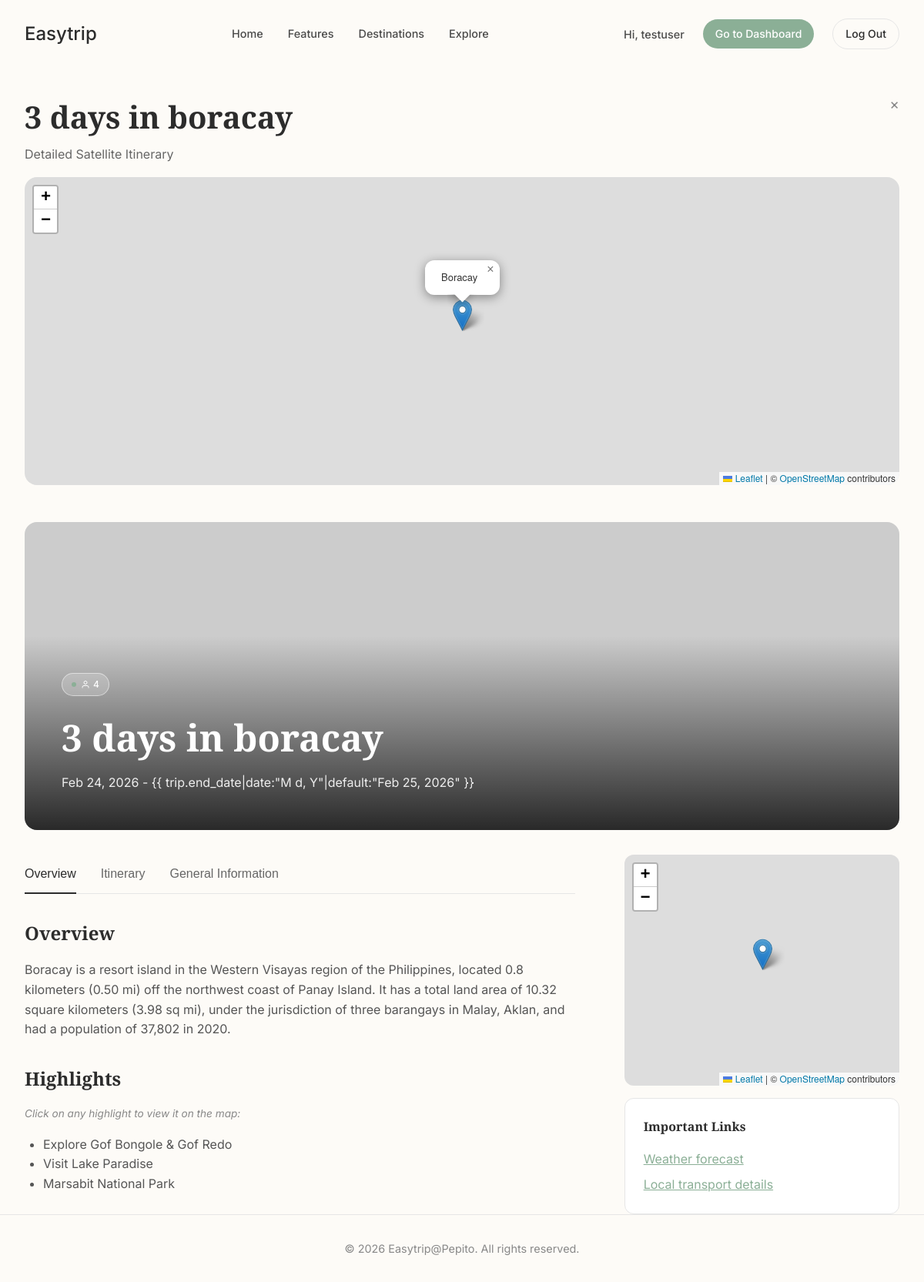
The page /trip/21/ (signed in) on the database its author committed.
### planner/models.py (models this page shows)
class Trip(models.fields.Field):
    pass

### planner/views.py (the view)
# urls.py: path('trip/<int:trip_id>/', views.trip_detail, name='trip_detail'),
def trip_detail(request, trip_id):
    trip = get_object_or_404(Trip, id=trip_id)
    days = trip.days.all()
    context = {
        'trip': trip,
        'days': days
    }
    return render(request, 'detail.html', context)

### templates/detail.html (shortened to what this page needs)
{% extends 'base.html' %}
{% load static %}
{% block extra_head %}
<link rel="stylesheet" href="https://unpkg.com/leaflet@1.9.4/dist/leaflet.css"
 />
{% endblock %}
{% block content %}
<div class="detail-container" style="margin-top: 2rem;">
    <div style="margin-bottom: 1rem; position: relative;">
        <a href="{% url 'home' %}"
            style="position: absolute; right: 0; top: 0; color: #888; text-decoration: none; font-size: 1.2rem;">×</a>
        <h1 style="font-size: 2.5rem; margin-bottom: 0.25rem;">{{ trip.title|default:"Marsabit, Kenya" }}</h1>
        <p style="color: #666;">Detailed Satellite Itinerary</p>
    </div>
    <div id="map" style="margin-bottom: 3rem;"></div>
    <div class="detail-hero">
        <img src="{{ trip.image_url|default:'https://images.unsplash.com/photo-1547471080-7fc2caa6f571?auto=format&fit=crop&q=80&w=1200' }}"
            alt="Destination Image">
        <div class="detail-hero-content">
            <span class="pill-tag"
                style="background-color: rgba(255,255,255,0.2); color: white; border: 1px solid rgba(255,255,255,0.5);">
                <svg width="12" height="12" viewBox="0 0 24 24" fill="none" stroke="currentColor" stroke-width="2"
                    style="vertical-align: middle; margin-right: 4px;">
                    <path d="M20 21v-2a4 4 0 0 0-4-4H8a4 4 0 0 0-4 4v2"></path>
                    <circle cx="12" cy="7" r="4"></circle>
                </svg>
                {{ trip.group_size|default:"2 Persons" }}
            </span>
            <h1>{{ trip.title|default:"Marsabit, Kenya" }}</h1>
            <p style="opacity: 0.9;">{{ trip.start_date|date:"M d, Y"|default:"Feb 18, 2026" }} - {{
                trip.end_date|date:"M d, Y"|default:"Feb 25, 2026" }}</p>
        </div>
    </div>
    <div class="detail-grid">
        <div class="main-content">
            <div class="nav-tabs">
                <button class="active" onclick="switchTab('overview')">Overview</button>
                <button onclick="switchTab('itinerary')">Itinerary</button>
                <button onclick="switchTab('general')">General Information</button>
            </div>
            <div id="overview" class="tab-content active overview-section">
                <h3>Overview</h3>
                <p>{{ trip.overview }}</p>
                <h3>Highlights</h3>
                <p style="font-size: 0.85rem; color: #888; font-style: italic; margin-bottom: 1rem;">Click on any
                    highlight to view it on the map:</p>
                <ul style="list-style: disc; padding-left: 1.5rem; color: #555;">
                    <li>Explore Gof Bongole & Gof Redo</li>
                    <li>Visit Lake Paradise</li>
                    <li>Marsabit National Park</li>
                </ul>
            </div>
        </div>
        <div class="sidebar">
            <div id="map-small" style="height: 300px; border-radius: 12px; margin-bottom: 1rem;"></div>
            <div
                style="background: var(--white); padding: 1.5rem; border-radius: 12px; border: 1px solid var(--border-color);">
                <h4 style="margin-bottom: 1rem;">Important Links</h4>
                <a href="#"
                    style="display: block; color: var(--primary-green); margin-bottom: 0.5rem; text-decoration: underline;">Weather
                    forecast</a>
                <a href="#" style="display: block; color: var(--primary-green); text-decoration: underline;">Local
                    transport details</a>
            </div>
        </div>
    </div>
</div>
{% endblock %}

### templates/base.html (shortened to what this page needs)
<!DOCTYPE html>
{% load static %}
<html lang="en">
<head>
    <link rel="stylesheet" href="{% static 'css/style.css' %}">
    {% block extra_head %}{% endblock %}
</head>
<body>
    <nav class="navbar">
        <div class="nav-container">
            <a href="{% url 'home' %}" class="logo">
                <span style="font-size: 1.5rem; font-weight: 500;">Easytrip</span>
            </a>
            <ul class="nav-links">
                <li><a href="{% url 'home' %}">Home</a></li>
                <li><a href="{% url 'home' %}#features">Features</a></li>
                <li><a href="{% url 'home' %}#create-trip">Destinations</a></li>
                <li><a href="{% url 'home' %}#explore">Explore</a></li>
            </ul>
            <div class="nav-actions">
                {% if user.is_authenticated %}
                <span style="font-size: 0.9rem; font-weight: 500; color: #4a4a4a;">Hi, {{ user.username }}</span>
                <a href="{% url 'dashboard' %}" class="btn btn-primary dark-green-btn btn-sm">Go to Dashboard</a>
                <a href="{% url 'logout' %}" class="btn btn-outline btn-sm"
                    style="border: 1px solid var(--border-color);">Log Out</a>
                {% else %}
                <a href="{% url 'login' %}" class="btn btn-outline btn-sm"
                    style="border: 1px solid var(--border-color);">Log In</a>
                <a href="{% url 'signup' %}" class="btn btn-primary dark-green-btn btn-sm">Sign Up</a>
                {% endif %}
            </div>
        </div>
    </nav>
    <main>
        {% block content %}
        {% endblock %}
    </main>
    <footer>
        <div class="footer-container">
            <p>&copy; {% now "Y" %} Easytrip@Pepito. All rights reserved.</p>
        </div>
    </footer>
</body>
</html>

### static/css/style.css (style rules this page uses)
:root { --bg-color: #FDFBF7; --text-color: #2C2C2C; --primary-green: #8BAF96; --primary-green-hover: #73977e; --light-green: #E4ECE5; --border-color: #E6E6E6; --white: #FFFFFF; --font-serif: 'Playfair Display', serif; --font-sans: 'Inter', sans-serif; }
* { margin: 0; padding: 0; box-sizing: border-box; }
body { background-color: var(--bg-color); color: var(--text-color); font-family: var(--font-sans); line-height: 1.6; overflow-x: hidden; }
h1, h2, h3, h4, h5, h6 { font-family: var(--font-serif); font-weight: 600; color: var(--text-color); }
a { color: inherit; text-decoration: none; transition: color 0.3s ease; }
ul { list-style: none; }
.pill-tag { display: inline-flex; align-items: center; padding: 4px 12px; border-radius: 20px; background-color: var(--light-green); color: var(--primary-green); font-size: 0.75rem; font-weight: 500; margin-bottom: 1rem; }
.pill-tag::before { content: ''; display: inline-block; width: 6px; height: 6px; border-radius: 50%; background-color: var(--primary-green); margin-right: 6px; }
.btn { display: inline-flex; align-items: center; justify-content: center; padding: 12px 24px; border-radius: 30px; font-weight: 500; font-family: var(--font-sans); cursor: pointer; transition: all 0.3s ease; border: none; text-decoration: none; }
.btn-sm { padding: 8px 16px; font-size: 0.875rem; }
.btn-primary.dark-green-btn { background-color: var(--primary-green); color: var(--white); }
.btn-outline { background-color: transparent; border: 1px solid var(--border-color); color: var(--text-color); }
.navbar { padding: 1.5rem 0; background-color: transparent; position: relative; z-index: 100; }
.nav-container { max-width: 1200px; margin: 0 auto; padding: 0 2rem; display: flex; justify-content: space-between; align-items: center; }
.logo { display: flex; align-items: center; gap: 8px; }
.nav-links { display: flex; gap: 2rem; }
.nav-links a { font-size: 0.9rem; font-weight: 500; color: #4a4a4a; }
.nav-actions { display: flex; align-items: center; gap: 1.5rem; }
.footer-container { max-width: 1200px; margin: 0 auto; padding: 2rem; text-align: center; border-top: 1px solid var(--border-color); color: #888; font-size: 0.9rem; }

### templates/detail.html (style rules this page uses)
.detail-hero { position: relative; height: 400px; width: 100%; overflow: hidden; border-radius: 16px; margin-bottom: 2rem; }
.detail-hero img { width: 100%; height: 100%; object-fit: cover; }
.detail-hero-content { position: absolute; bottom: 0; left: 0; width: 100%; padding: 3rem; background: linear-gradient(to top, rgba(0, 0, 0, 0.8), transparent); color: white; }
.detail-hero-content h1 { color: white; font-size: 3rem; margin-bottom: 0.5rem; }
.detail-container { max-width: 1200px; margin: 0 auto; padding: 0 2rem; }
.nav-tabs { display: flex; gap: 2rem; border-bottom: 1px solid var(--border-color); margin-bottom: 2rem; }
.nav-tabs button { background: none; border: none; padding: 1rem 0; font-size: 1rem; font-weight: 500; color: #666; cursor: pointer; position: relative; }
.nav-tabs button.active { color: var(--text-color); }
.nav-tabs button.active::after { content: ''; position: absolute; bottom: -1px; left: 0; width: 100%; height: 2px; background-color: var(--text-color); }
.tab-content { display: none; }
.tab-content.active { display: block; }
.detail-grid { display: grid; grid-template-columns: 2fr 1fr; gap: 4rem; }
.overview-section h3 { font-size: 1.5rem; margin-bottom: 1rem; }
.overview-section p { color: #555; margin-bottom: 2rem; }
#map { height: 400px; border-radius: 16px; z-index: 10; }

### rows shown on the page
Trip: title "3 days in boracay", group_size "4", start_date "Feb 24, 2026", overview "Boracay is a resort island in the Western Visayas region of the Philippines, located 0.8 kilometers (0.50 mi) off the northwest coast of Panay Island. It has a total land area of 10.32 square kilometers (3.98 sq mi), under the jurisdiction of three barangays in Malay, Aklan, and had a population of 37,802 in 2020."

### other values the page prints
{{ user.username }} "testuser"
